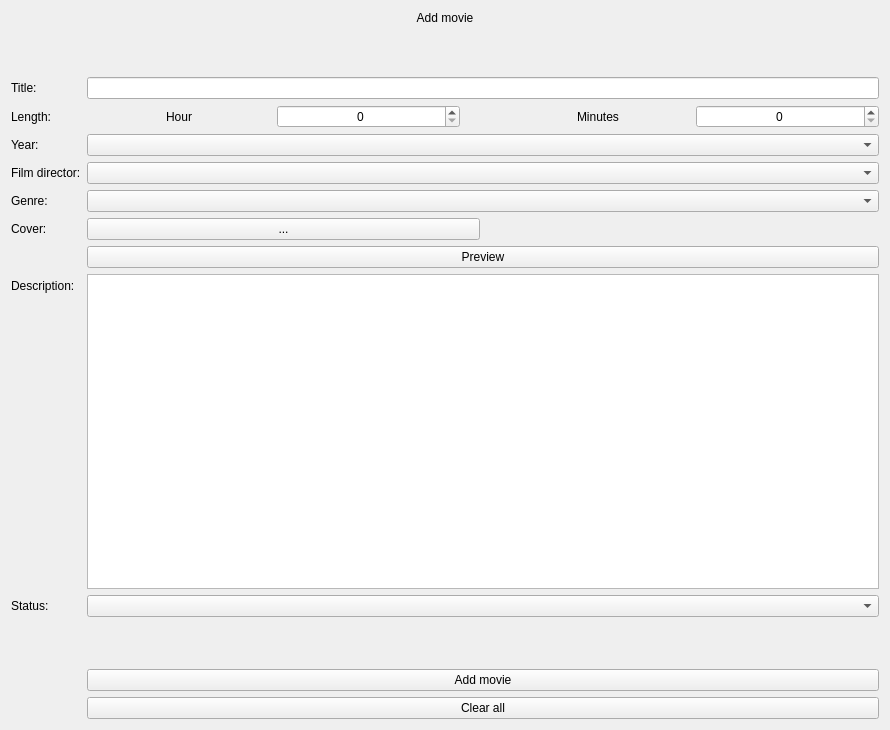
<?xml version="1.0" encoding="UTF-8"?>
<ui version="4.0">
 <class>addMovie_window</class>
 <widget class="QWidget" name="addMovie_window">
  <property name="geometry">
   <rect>
    <x>0</x>
    <y>0</y>
    <width>890</width>
    <height>730</height>
   </rect>
  </property>
  <property name="windowTitle">
   <string>Form</string>
  </property>
  <layout class="QFormLayout" name="formLayout">
   <item row="0" column="0" colspan="2">
    <widget class="QLabel" name="addMovie_label">
     <property name="text">
      <string>Add movie</string>
     </property>
     <property name="alignment">
      <set>Qt::AlignCenter</set>
     </property>
    </widget>
   </item>
   <item row="1" column="0" colspan="2">
    <spacer name="verticalSpacer">
     <property name="orientation">
      <enum>Qt::Vertical</enum>
     </property>
     <property name="sizeType">
      <enum>QSizePolicy::Preferred</enum>
     </property>
     <property name="sizeHint" stdset="0">
      <size>
       <width>20</width>
       <height>40</height>
      </size>
     </property>
    </spacer>
   </item>
   <item row="2" column="0">
    <widget class="QLabel" name="movieTitle_label">
     <property name="text">
      <string>Title:</string>
     </property>
    </widget>
   </item>
   <item row="2" column="1">
    <widget class="QLineEdit" name="movieTitle_lineEdit"/>
   </item>
   <item row="4" column="0">
    <widget class="QLabel" name="movieYear_label">
     <property name="text">
      <string>Year:</string>
     </property>
    </widget>
   </item>
   <item row="4" column="1">
    <widget class="QComboBox" name="movieYear_comboBox"/>
   </item>
   <item row="5" column="0">
    <widget class="QLabel" name="filmDirector_label">
     <property name="text">
      <string>Film director:</string>
     </property>
    </widget>
   </item>
   <item row="5" column="1">
    <widget class="QComboBox" name="filmDirector_comboBox"/>
   </item>
   <item row="6" column="0">
    <widget class="QLabel" name="movieGenre_label">
     <property name="text">
      <string>Genre:</string>
     </property>
    </widget>
   </item>
   <item row="6" column="1">
    <widget class="QComboBox" name="movieGenre_comboBox"/>
   </item>
   <item row="7" column="0">
    <widget class="QLabel" name="movieCover_label">
     <property name="text">
      <string>Cover:</string>
     </property>
    </widget>
   </item>
   <item row="7" column="1">
    <layout class="QHBoxLayout" name="horizontalLayout">
     <item>
      <widget class="QPushButton" name="uploadCover_button">
       <property name="text">
        <string>...</string>
       </property>
      </widget>
     </item>
     <item>
      <widget class="QLabel" name="movieCoverPath_label">
       <property name="text">
        <string/>
       </property>
      </widget>
     </item>
    </layout>
   </item>
   <item row="8" column="1">
    <widget class="QPushButton" name="moviePreview_button">
     <property name="text">
      <string>Preview</string>
     </property>
    </widget>
   </item>
   <item row="9" column="0">
    <widget class="QLabel" name="movieDescription_label">
     <property name="text">
      <string>Description:</string>
     </property>
    </widget>
   </item>
   <item row="9" column="1">
    <widget class="QPlainTextEdit" name="movieDescription_plainTextEdit"/>
   </item>
   <item row="12" column="1">
    <widget class="QPushButton" name="addMovie_button">
     <property name="text">
      <string>Add movie</string>
     </property>
    </widget>
   </item>
   <item row="13" column="1">
    <widget class="QPushButton" name="clearAll_button">
     <property name="text">
      <string>Clear all</string>
     </property>
    </widget>
   </item>
   <item row="11" column="0" colspan="2">
    <spacer name="verticalSpacer_2">
     <property name="orientation">
      <enum>Qt::Vertical</enum>
     </property>
     <property name="sizeType">
      <enum>QSizePolicy::Preferred</enum>
     </property>
     <property name="sizeHint" stdset="0">
      <size>
       <width>20</width>
       <height>40</height>
      </size>
     </property>
    </spacer>
   </item>
   <item row="3" column="0">
    <widget class="QLabel" name="filmLength_label">
     <property name="text">
      <string>Length:</string>
     </property>
    </widget>
   </item>
   <item row="3" column="1">
    <layout class="QHBoxLayout" name="horizontalLayout_2">
     <item>
      <widget class="QLabel" name="hour_label">
       <property name="text">
        <string>Hour</string>
       </property>
       <property name="alignment">
        <set>Qt::AlignCenter</set>
       </property>
      </widget>
     </item>
     <item>
      <widget class="QSpinBox" name="hour_spinBox">
       <property name="alignment">
        <set>Qt::AlignCenter</set>
       </property>
       <property name="maximum">
        <number>100</number>
       </property>
      </widget>
     </item>
     <item>
      <spacer name="horizontalSpacer">
       <property name="orientation">
        <enum>Qt::Horizontal</enum>
       </property>
       <property name="sizeType">
        <enum>QSizePolicy::Preferred</enum>
       </property>
       <property name="sizeHint" stdset="0">
        <size>
         <width>40</width>
         <height>20</height>
        </size>
       </property>
      </spacer>
     </item>
     <item>
      <widget class="QLabel" name="minutes_label">
       <property name="text">
        <string>Minutes</string>
       </property>
       <property name="alignment">
        <set>Qt::AlignCenter</set>
       </property>
      </widget>
     </item>
     <item>
      <widget class="QSpinBox" name="minutes_spinBox">
       <property name="alignment">
        <set>Qt::AlignCenter</set>
       </property>
       <property name="maximum">
        <number>59</number>
       </property>
      </widget>
     </item>
    </layout>
   </item>
   <item row="10" column="0">
    <widget class="QLabel" name="filmStatus_label">
     <property name="text">
      <string>Status:</string>
     </property>
    </widget>
   </item>
   <item row="10" column="1">
    <widget class="QComboBox" name="filmStatus_comboBox"/>
   </item>
  </layout>
 </widget>
 <resources/>
 <connections/>
</ui>
